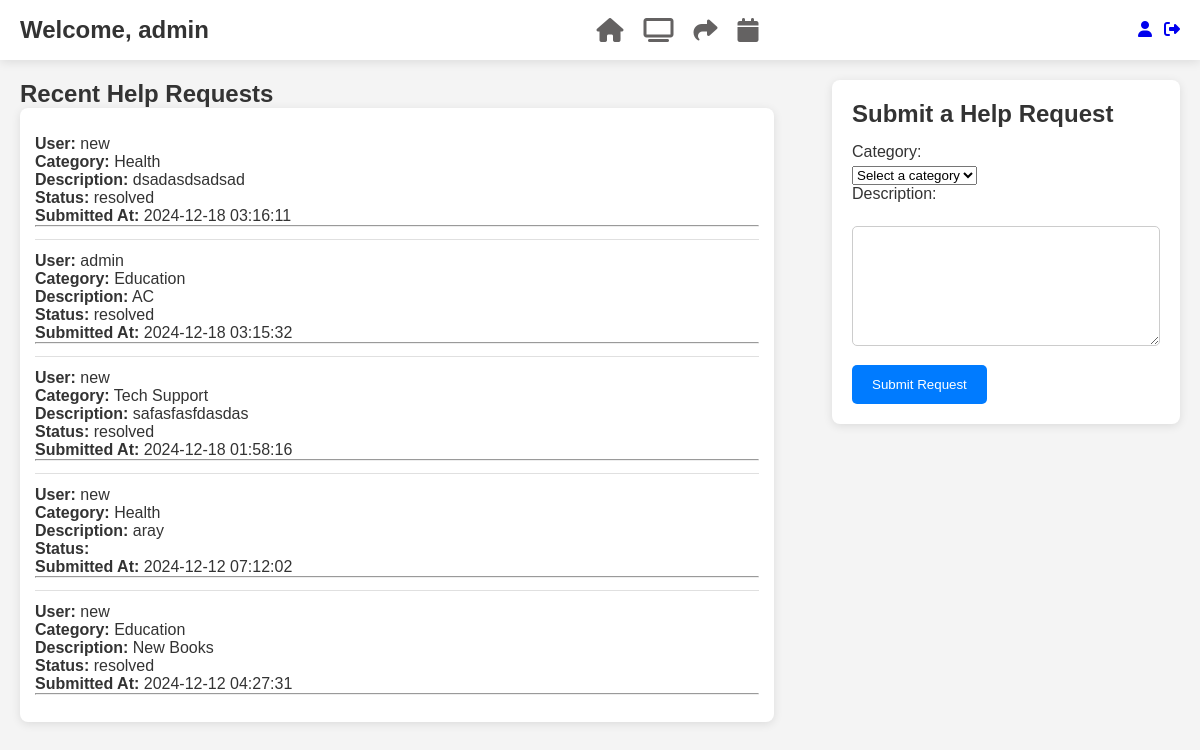
/?page=help_requests (signed in), run on the app's committed database.
### tables this page shows
CREATE TABLE `help_requests` (
  `id` int(11) NOT NULL,
  `user` varchar(255) NOT NULL,
  `user_id` int(11) NOT NULL,
  `category` enum('Education','Health','Tech Support','Other') NOT NULL,
  `description` text NOT NULL,
  `status` enum('open','resolved') DEFAULT 'open',
  `created_at` timestamp NOT NULL DEFAULT current_timestamp()
);

CREATE TABLE `users` (
  `id` int(11) NOT NULL,
  `name` varchar(100) NOT NULL,
  `email` varchar(100) NOT NULL,
  `password` varchar(255) NOT NULL,
  `created_at` timestamp NOT NULL DEFAULT current_timestamp(),
  `reset_token` varchar(255) DEFAULT NULL,
  `token_expiry` datetime DEFAULT NULL,
  `role` enum('admin','member') DEFAULT 'member',
  `status` enum('active','inactive') DEFAULT 'active'
);

### index.php (called while the page is built, shortened)
<?php
require_once './app/core/Router.php';
$router = new Router();
$router->route();
?>

### app/controllers/HelpRequestController.php (called while the page is built, shortened)
<?php
require_once __DIR__ . '/../models/HelpRequestModel.php';
class HelpRequestController {
    private $helpRequestModel;
    public function __construct() {
        $database = new Database();
        $pdo = $database->connect();
        $this->helpRequestModel = new HelpRequestModel($pdo);
    }
    public function getHelpRequests() {
        try {
            return $this->helpRequestModel->getAllHelpRequests();
        } catch (Exception $e) {
            error_log("Error fetching help requests: " . $e->getMessage());
            return [];
        }
    }
}

### app/models/HelpRequestModel.php (called while the page is built, shortened)
<?php
class HelpRequestModel {
    private $pdo;
    public function __construct($pdo) {
        $this->pdo = $pdo;
    }
    public function getAllHelpRequests() {
        $stmt = $this->pdo->query("
            SELECT hr.id, hr.category, hr.description, hr.status, hr.created_at, u.name AS user_name
            FROM help_requests hr
            JOIN users u ON hr.user_id = u.id
            ORDER BY hr.created_at DESC
        ");
        return $stmt->fetchAll(PDO::FETCH_ASSOC);
    }
}

### app/views/help_requests_list.php (the view, shortened to what this page needs)
<?php
require_once __DIR__ . '/../controllers/HelpRequestController.php';
$helpRequestController = new HelpRequestController();
$helpRequestController->handleFormSubmission();
$helpRequests = $helpRequestController->getHelpRequests();
?>
<!DOCTYPE html>
<html lang="en">
<head>
    <link rel="stylesheet" href="https://cdnjs.cloudflare.com/ajax/libs/font-awesome/6.7.1/css/all.min.css"
 />
    <link rel="stylesheet" href="./public/assets/helpStyle.css">
</head>
<body>
<div class="container">
<nav>
        <div class="nav-left">
            <h1>Welcome, <?= htmlspecialchars($_SESSION['user']['name']); ?></h1>
        </div>
        <div class="nav-center">
            <a href="?page=dashboard"><i class="fa-solid fa-house"></i></a>
            <a href="?page=help_requests"><i class="fa-solid fa-tv"></i></a>
            <a href="?page=resource_sharing"><i class="fa-solid fa-share"></i></a>
            <a href="?page=events"><i class="fa-solid fa-calendar"></i></a>
        </div>
        <div class="nav-right">
    <a href="?page=profile"><i class="fa-solid fa-user"></i></a>
    <a href="?page=logout" onclick="return confirmLogout();"><i class="fa-solid fa-right-from-bracket"></i></a>
</div>
    </nav>
    <div class="main-content">
        <div class="main-left">
            <h2>Recent Help Requests</h2>
            <div class="posts">
                <ul>
                    <?php if (!empty($helpRequests)): ?>
                        <?php foreach ($helpRequests as $request): ?>
                            <li>
                                <strong>User:</strong> <?= htmlspecialchars($request['user_name']) ?><br>
                                <strong>Category:</strong> <?= htmlspecialchars($request['category']) ?><br>
                                <strong>Description:</strong> <?= htmlspecialchars($request['description']) ?><br>
                                <strong>Status:</strong> <?= htmlspecialchars($request['status']) ?><br>
                                <strong>Submitted At:</strong> <?= htmlspecialchars($request['created_at']) ?><br>
                                <hr>
                            </li>
                        <?php endforeach; ?>
                    <?php else: ?>
                        <p>No help requests found.</p>
                    <?php endif; ?>
                </ul>
            </div>
        </div>
        <div class="main-right">
            <div class="create-post">
                <h2>Submit a Help Request</h2>
                <form action="?page=help_requests" method="POST">
                    <label for="category">Category:</label>
                    <select name="category" id="category" required>
                        <option value="" disabled selected>Select a category</option>
                    </select>
                    <br>
                    <label for="description">Description:</label><br>
                    <textarea id="description" name="description" required></textarea>
                    <br>
                    <button type="submit">Submit Request</button>
                </form>
            </div>
        </div>
    </div>
</div>
</body>
</html>

### app/core/Router.php (shortened to what this page needs)
<?php
require_once __DIR__ . '/../controllers/HelpRequestController.php';
class Router {
     public function route() {
        $page = strtolower($_GET['page'] ?? 'login');
        $routeHandlers = [
            'login' => 'handleLogin',
            'help_requests' => 'handleHelpRequests',
            'dashboard' => 'handleDashboard',
            'admindashboard' => 'handleAdminDashboard',
            'register' => 'handleRegister',
            'profile' => 'handleProfileView',
            'logout' => 'handleLogout',
            'events' => 'handleEvents',
            'create_event' => 'handleCreateEvent',
            'resource_sharing' => 'handleResourceSharing',
            'create_post' => 'handleCreatePost',
            'approve_request' => 'handleApproveRequest',
            'reject_request' => 'handleRejectRequest',
        ];
        if (isset($routeHandlers[$page])) {
            $this->{$routeHandlers[$page]}();
        } else {
            $this->show404();
        }
    }
    private function handleHelpRequests() {
        $controller = new HelpRequestController();
        $controller->handleFormSubmission();
        $helpRequests = $controller->getHelpRequests();
        $this->loadView('help_requests_list.php', ['helpRequests' => $helpRequests]);
    }
    private function loadView($viewFile, $data = []) {
        extract($data);
        $rootPath = dirname(__DIR__, 2);
        $fullPath = $rootPath . '/app/views/' . $viewFile;
        if (file_exists($fullPath)) {
            include $fullPath;
        } else {
            echo "View file not found: $fullPath<br>";
            $this->show404();
        }
    }
}
?>

### public/assets/helpStyle.css (style rules this page uses)
* { margin: 0; padding: 0; box-sizing: border-box; }
body { background: #f4f4f4; color: #333; font-family: 'Arial', sans-serif; }
nav { width: 100%; height: 60px; display: flex; align-items: center; justify-content: space-between; background: #ffffff; box-shadow: 0 2px 10px rgba(0, 0, 0, 0.1); position: fixed; z-index: 1000; top: 0; padding: 0 20px; }
.nav-left { display: flex; align-items: center; }
.nav-left h1 { font-size: 1.5em; }
.nav-center { display: flex; align-items: center; }
.nav-center a { margin-left: 20px; text-decoration: none; }
.nav-center i { font-size: 24px; color: #646262; transition: color 0.3s; }
.nav-right { display: flex; align-items: center; }
.nav-right a { margin-left: 12px; }
.main-content { display: flex; justify-content: space-between; margin-top: 60px; padding: 20px; }
.main-left { width: 65%; margin-right: 20px; }
.main-right { width: 30%; margin-left: 20px; }
.create-post { width: 100%; background: #ffffff; padding: 20px; border-radius: 8px; box-shadow: 0 2px 10px rgba(0, 0, 0, 0.1); margin-bottom: 20px; }
.create-post h2 { margin-bottom: 15px; }
.create-post label { display: block; margin-bottom: 5px; }
.create-post textarea { width: 100%; height: 120px; padding: 12px; border: 1px solid #ccc; border-radius: 5px; margin-bottom: 15px; font-size: 16px; }
.create-post button { background: #007bff; color: #fff; border: none; padding: 12px 20px; border-radius: 5px; cursor: pointer; transition: background 0.3s; }
.posts { width: 100%; display: flex; flex-direction: column; align-items: flex-start; background: #ffffff; box-shadow: 0 2px 10px rgba(0, 0, 0, 0.1); margin-bottom: 20px; border-radius: 8px; padding: 15px; }
.posts ul { list-style-type: none; width: 100%; }
.posts li { padding: 12px 0; border-bottom: 1px solid #e0e0e0; transition: background 0.3s; }
.posts li:last-child { border-bottom: none; }

### data on the page
help_requests: user.name "new", category "Health", description "dsadasdsadsad", status "resolved", created_at "2024-12-18 03:16:11"
help_requests: user.name "admin", category "Education", description "AC", status "resolved", created_at "2024-12-18 03:15:32"
help_requests: user.name "new", category "Tech Support", description "safasfasfdasdas", status "resolved", created_at "2024-12-18 01:58:16"
help_requests: user.name "new", category "Health", description "aray", created_at "2024-12-12 07:12:02"
help_requests: user.name "new", category "Education", description "New Books", status "resolved", created_at "2024-12-12 04:27:31"

### other printed values
$_SESSION['user']['name'] "admin"
